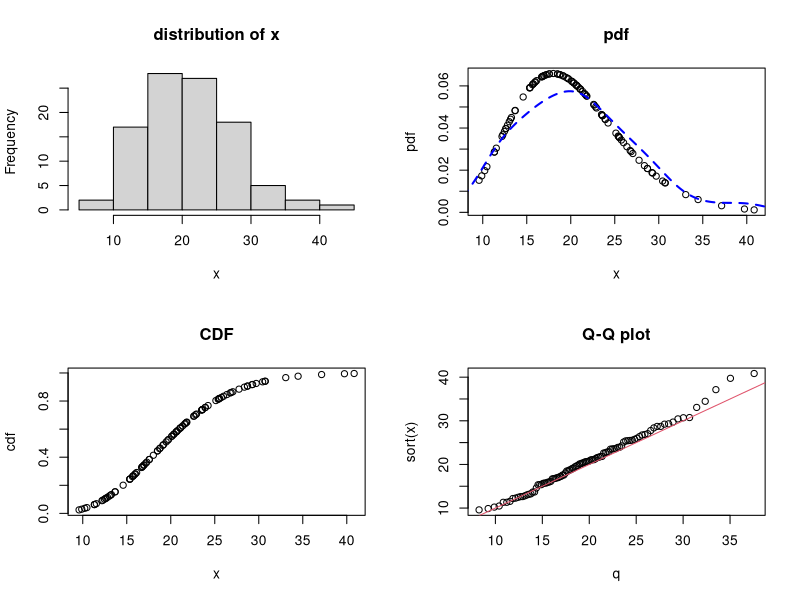
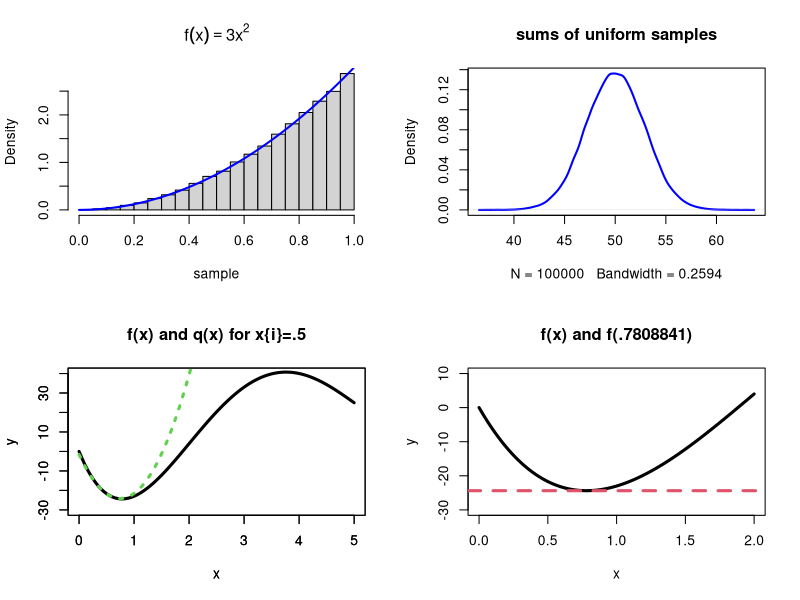
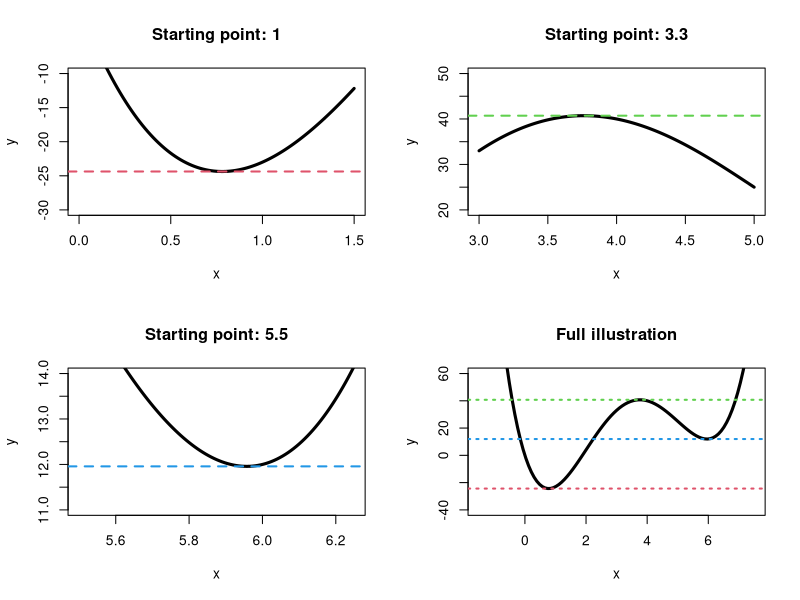

R code for these plots, in order:
## ---- chunk 1
#random generation from known Chi-square distribution
x <- rchisq(100, df=20) #arguments are n and degrees of freedom

#dchisq takes random observations from a distribution (or a sequence of #'s) #and returns the probabilities that would be associated with those numbers
# according to a given pdf, with parameters you set.
pdf = dchisq(x, df = 20)

#pchisq also takes a vector of values, but this time assigns the
#associated value from the specified CDF
cdf = pchisq(x, df =20)

#qchisq takes probabilities (values form 0 to 1) and assigns the value of
#the random variable that would be associated with the quantile equivalent
#to the probability provided to the function
#So for qchisq, df = 20, entering: .01, .1, .25, .5, .75, .9, and .99
# should return numbers like 5, 12, 15, 20, 23, 27, 35 ... [20 is the mean]
q <- qchisq(seq(.01,.99,length.out=100),df=20)
## ---- chunk 2
par(mfrow=c(2,2))
hist(x, main = "distribution of x")
plot(x,pdf, main = "pdf")
lines(density(x),col = "blue",lty=2,lwd=2) #density() can be used for a curve
plot(x,cdf, main = "CDF")
plot(q,sort(x), main = "Q-Q plot") #equivalent to qqplot() function
abline(0,1, col = "2") #add the 45-degree line (for reference)
## ---- chunk 3
# 1. Take the antiderivative of the pdf (the CDF)
# 2. Take the inverse of that CDF
# 3. For this CDF, substitute runif(n) for x
# 4. The n random-uniform X's will be transformed to the original pdf
# Note: the inverse function of a function can be found using optim()

pdf <- function(x) {3 * x^2}
CDF <- function(x) {x^3}
#In this case the inverse is a known result (no need to solve for it)
inverse <- function(x) {x^(1/3)}
# To produce a random sample from the pdf f(x)=(3 * x^2) of size 100000
sample <- inverse(runif(100000))
hist(sample, prob = T, main = expression(f(x)==3 * x^2))
x <- seq(0,1,.01)
lines(x, 3*x^2, col = "blue", lwd = 2) #overlay the pdf
## ---- chunk 4
#The sums of uniform random random samples will be normally dist.
Y = matrix(runif(100000 * 100), nrow=100000, ncol=100)
X <- rowSums(Y)
plot(density(X), col = "blue", lwd = 2,main="sums of uniform samples")
## ---- chunk 5
#create function to produce a vector of s^2 estimates, from a specified # of
#ind. rnorm samples; all with the same n, mu, and SD parameters:
s.2.estimates <- function(n, replications){
  R <- replications
  out <- NULL #empty object for generating output list
  #compute R s^2 estimates
  for (i in 1:R) {
    x <- rnorm(n, 0 , 1) #generate random normal, size = n, mu = 0, sd = 1
    mean <- mean(x) #mean for the first of R samples
    deviations <- x - mean #compute the distance of each x from the mean
    sq.devs <- deviations^2 #square the deviations from the mean
    out[i] <- sum(sq.devs)/(n-1) #sum the squares, and divide by n - 1
  }
  bias.estimate <- mean(out) - 1 #compute bias over all estimates of s^2
  sd.estimate <- sqrt((1/(R-1))*(sum((out-mean(out))^2)))
  mse.estimate <- sd.estimate^2 + bias.estimate^2 # variance + bias^2
  #create output object (named list in this case)
  return(list(s.2.estimates = out,
              Bias = bias.estimate,
              SD = sd.estimate,
              MSE = mse.estimate,
              n = n,
              R = replications))
}
run1 <- s.2.estimates(n = 100, replications  = 10000)
str(run1)
## ---- chunk 6
mean(run1$s.2.estimates)
# [1] 0.9980755
## ---- chunk 7
curve(x^4-14*x^3+60*x^2-70*x,xlim=c(0,5), ylim=c(-30,40),lwd=3,main ="f(x) and q(x) for x{i}=.5",ylab="y")
par(new=T)
curve((.5)^4-14*(.5)^3+60*(.5)^2-70*(.5) + (4*(.5)^3-42*(.5)^2+120*(.5)-70)*(x-.5) + (.5)*(12*(.5)^2-84*(.5)+120)*((x-.5)^2),xlim=c(0,5), col=3,lty=3,ylim=c(-30,40),lwd=3,ylab="y")

## ---- chunk 8
newton <- function(f_prime, f_dbl, start, precision = 1e-5) {
  #Compute the first iteration to obtain x and x_i, and their difference
  x_old <- as.numeric(start)
  x_new <- x_old - f_prime(x_old)/f_dbl(x_old)
  diff <- x_new - x_old
  i <- 1
  #if the difference is above the desired precision, repeat
  while (abs(diff) > precision) {
    x_old <- x_new #switch the new value into the position of the old
    x_new <- x_old - f_prime(x_old)/f_dbl(x_old) #compute a new, new value
    i <- i + 1
    diff <- x_new - x_old #compute a new difference, the while-loop will now restart 
  }
  return(list(x = x_new, iterations = 1))
}
newton(f_prime = function(x) (4*x^3-42*x^2+120*x-70),
       f_dbl = function(x) (12*x^2-84*x+120),
       start = .56)
## ---- chunk 9
f <- function(x) (x^4-14*x^3+60*x^2-70*x)
curve(f,xlim=c(0,2), ylim=c(-30,10),lwd=3,main ="f(x) and f(.7808841)",ylab="y")
par(new=T)
abline(h = f(.7808841), lwd=3,lty=2,col=2)
## ---- chunk 10
#Test the function using starting points 1, 3.3, and 5.5:
local.root <- NULL #This will capture the x value produced 
for (i in 1:3) {
  local.root[i]<- newton(f_prime = function(x) (4*x^3-42*x^2+120*x-70),
       f_dbl = function(x) (12*x^2-84*x+120),
       start = c(1, 3.3, 5.5)[i])$x
}
output <- matrix(local.root,ncol=1)
rownames(output) <- c("Starting point 1:", "Starting point 3.3:",
                      "Starting point 5.5:")
colnames(output) <- c("Location of max/min")
output
## ---- chunk 11
par(mfrow = c(2,2))
curve(f,xlim=c(0,1.5), ylim=c(-30,-10),lwd=3,main ="Starting point: 1",ylab="y")
par(new=T)
abline(h = f(local.root[1]), lwd=2,lty=2,col=2)
curve(f,xlim=c(3,5), ylim=c(20,50),lwd=3,main ="Starting point: 3.3",ylab="y")
par(new=T)
abline(h = f(local.root[2]), lwd=2,lty=2,col=3)
curve(f,xlim=c(5.5,6.25), ylim=c(11,14),lwd=3,main ="Starting point: 5.5",ylab="y")
par(new=T)
abline(h = f(local.root[3]), lwd=2,lty=2,col=4)
curve(f,xlim=c(-1.5,7.5), ylim=c(-40,60),lwd=3,main ="Full illustration",ylab="y")
par(new=T)
abline(h = f(local.root[1]), lwd=2,lty=3,col=2)
par(new=T)
abline(h = f(local.root[2]), lwd=2,lty=3,col=3)
par(new=T)
abline(h = f(local.root[3]), lwd=2,lty=3,col=4)
